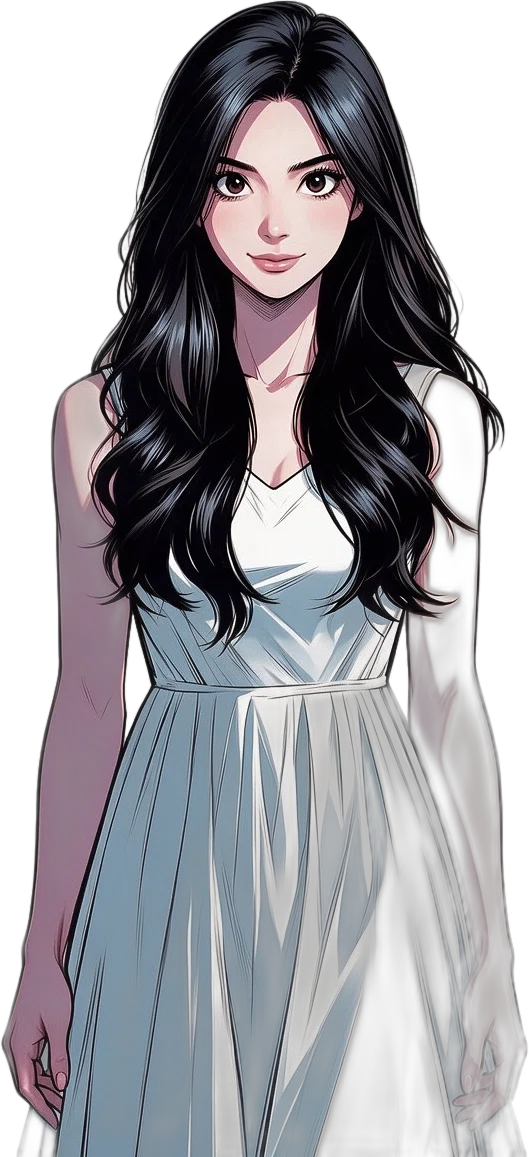
#> input picture docs/agent/evidence/p5/_new_cutout.png, 529 x 1157 px
$ python _tmp_new_crops.py
#> lines starting #> are read from the running program, lines starting #| are printed output that depends on the picture; after the words box and inside, x2 and y2 are one past the last pixel; in counts of white or black regions, pixels touching at a corner belong together
# -*- coding: utf-8 -*-
r"""按这张图**真实的解剖比例**做三种裁切，并排对照，再用眼睛选一个。

上一版测量把"脸"算成 412px 高（占全身 35.6%）——那是**脸+脖子+胸口**的肤色
连成一片导致的。真实的头在这张图里约 y[0..290]、脸约 y[110..290]。
所以这里不再靠自动判据，直接**按已知结构手工定裁切线**，出图看效果。

裁切候选（都缩到 128 画布，角色贴底）:
  A 取到胸口  y[0..470]    —— 和上一轮半身像最接近，脸最大
  B 取到腰    y[0..700]    —— 能看见腰带，身形更完整，脸略小
  C 取到大腿  y[0..900]    —— 更完整，脸明显小
  D 全身      y[0..1157]   —— 最完整，脸最小（几乎认不出）
"""
from pathlib import Path

import numpy as np
from PIL import Image, ImageDraw

ROOT = Path(__file__).resolve().parents[4]
OUT = ROOT / "docs" / "agent" / "evidence" / "p5"
cut = Image.open(OUT / "_new_cutout.png").convert("RGBA")
#> cut is the input picture: PIL image 529x1157 RGBA; mean R, G, B, A 68.1, 67.1, 72.4, 149.3
W0, H0 = cut.size
#> W0 = 529; H0 = 1157
print(f"抠图 {W0}×{H0}")
#| 抠图 529×1157

# 先算出角色在抠图里的紧包围盒（去掉背景残影）
a = np.asarray(cut)
op = a[:, :, 3] > 64          # 阈值放宽到 64，避开半透明残影
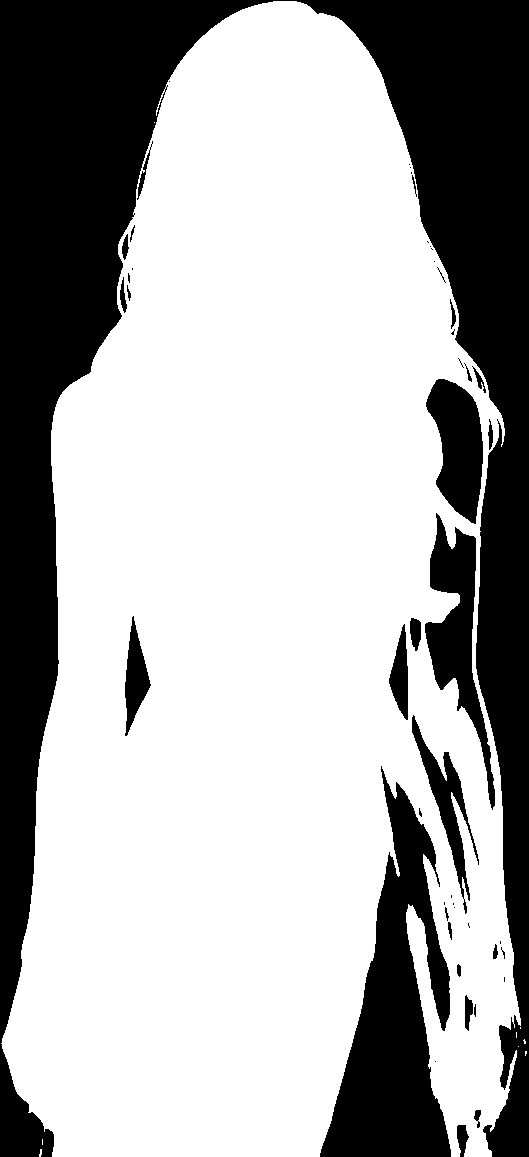
#> op: shape (1157, 529) bool; 67.3% white; 49 black regions (23 under 20 px), largest, box (x1, y1, x2, y2) and area: (0, 0, 529, 1157) 156134, (320, 766, 451, 1157) 24294, (425, 513, 495, 810) 7049
ys, xs = np.where(op)
y0, y1, x0, x1 = int(ys.min()), int(ys.max()), int(xs.min()), int(xs.max())
#> y0 = 1; y1 = 1156; x0 = 1; x1 = 526
print(f"紧包围盒（alpha>64）x[{x0}..{x1}] y[{y0}..{y1}]  "
      f"{x1-x0+1}×{y1-y0+1}")
#| 紧包围盒（alpha>64）x[1..526] y[1..1156]  526×1156
ch = y1 - y0 + 1
#> ch = 1156

CROPS = [
    ("A_取到胸口", 0.405),
    ("B_取到腰",   0.605),
    ("C_取到大腿", 0.78),
    ("D_全身",     1.00),
]

TARGET = 128
results = []
tiles = []
for name, frac in CROPS:
    keep = int(ch * frac)
    bust = cut.crop((x0, y0, x1 + 1, y0 + keep))
    bw, bh = bust.size
    # 先按高适配 128，若宽超了再按宽适配
    scale = TARGET / bh
    if bw * scale > TARGET:
        scale = TARGET / bw
    w, h = max(1, int(round(bw * scale))), max(1, int(round(bh * scale)))
    s = bust.resize((w, h), Image.LANCZOS)
    cv = Image.new("RGBA", (TARGET, TARGET), (0, 0, 0, 0))
    ox = (TARGET - w) // 2
    oy = TARGET - 1 - h              # 贴底
    cv.alpha_composite(s, (ox, max(0, oy)))
    p = OUT / f"_comp_{name}.png"
    cv.save(p)
    # 量结果里的角色包围盒与"头部"（取上部 1/3 之前的脸区）
    aa = np.asarray(cv)
    yy, xx = np.where(aa[:, :, 3] > 16)
    ry0, ry1, rx0, rx1 = int(yy.min()), int(yy.max()), int(xx.min()), int(xx.max())
    # 脸：原始脸区 y[110..290] 映射到结果
    face_src_h = 290 - 110
    face_h = face_src_h * scale
    # 眼睛所在（原图约 y=185）映射
    eye_res = (185 - y0) * scale + max(0, oy)
    results.append((name, frac, f"{w}×{h}", f"y[{ry0}..{ry1}]", f"{face_h:.0f}",
                    f"{eye_res:.0f}", p.name))
    tiles.append((name, cv, face_h, eye_res))
#> this loop made 4 passes
#> (keep, ry0, ry1, rx0, rx1, eye_res) on passes 1 to 4: (468, 13, 126, 12, 122, 57.78), (699, 0, 127, 25, 107, 33.69), (901, 0, 127, 30, 97, 26.14), (1156, 0, 127, 35, 92, 20.37)
#> pass 1, `bust = cut.crop((x0, y0, x1 + 1, y0 + keep))`:
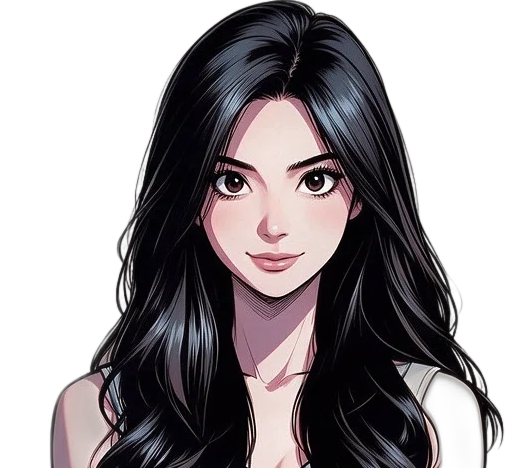
#> bust: PIL image 526x468 RGBA; mean R, G, B, A 43.2, 37.8, 40.4, 138.1; transparent parts drawn white
#> pass 1, `cv.save(p)`:
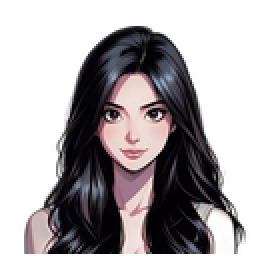
#> saved as _comp_A_取到胸口.png: PIL image 128x128 RGBA (shown 2 times larger); mean R, G, B, A 37.7, 33, 35.2, 123.1; transparent parts drawn white
#> after the loop:
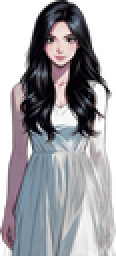
#> s: PIL image 58x128 RGBA (shown 2 times larger); mean R, G, B, A 69.8, 68.3, 73.9, 150.4; transparent parts drawn white
#> after the loop, results = 4 items; tiles = 4 items

print()
print("  构图         原高比例   缩放后    角色y范围      脸高   眼睛y   文件")
print("  " + "-" * 76)
for name, frac, sz, yr, fh, ey, fn in results:
    print(f"  {name:<12} {frac:>5.0%}   {sz:<9} {yr:<13} {fh:>4}px  {ey:>4}    {fn}")
#> this loop made 4 passes
#> (name, frac, sz, yr, fh, ey, fn) on passes 1 to 4: ('A_取到胸口', 0.405, '128×114', 'y[13..126]', '44', '58', '_comp_A_取到胸口.png'), ('B_取到腰', 0.605, '96×128', 'y[0..127]', '33', '34', '_comp_B_取到腰.png'), ('C_取到大腿', 0.78, '75×128', 'y[0..127]', '26', '26', '_comp_C_取到大腿.png'), ('D_全身', 1, '58×128', 'y[0..127]', '20', '20', '_comp_D_全身.png')
#|   A_取到胸口         40%   128×114   y[13..126]      44px    58    _comp_A_取到胸口.png
#|   B_取到腰          60%   96×128    y[0..127]       33px    34    _comp_B_取到腰.png
#|   C_取到大腿         78%   75×128    y[0..127]       26px    26    _comp_C_取到大腿.png
#|   D_全身          100%   58×128    y[0..127]       20px    20    _comp_D_全身.png

print()
# ---- 并排对照图（4 倍放大 + 真实尺寸）----
Z = 4
TILE = TARGET * Z
PAD = 10
LABEL = 20
CW = len(tiles) * (TILE + PAD) + PAD
#> CW = 2098
CH = LABEL * 2 + TILE + 140
canvas = Image.new("RGB", (CW, CH), (246, 246, 250))
d = ImageDraw.Draw(canvas)
d.text((PAD, 4), "新立绘四种裁切对照（上=4倍放大，下=真实 127px 桌面观感）",
       fill=(24, 24, 34))
for i, (name, cv, fh, ey) in enumerate(tiles):
    x = PAD + i * (TILE + PAD)
    tile = Image.new("RGB", (TILE, TILE), (255, 255, 255))
    big = cv.resize((TILE, TILE), Image.NEAREST)
    tile.paste(big, (0, 0), big)
    canvas.paste(tile, (x, LABEL))
    d.text((x + 4, LABEL + TILE + 3), f"{name}  脸高约 {fh:.0f}px", fill=(70, 70, 90))
    real = cv.resize((127, 127), Image.LANCZOS)
    band = Image.new("RGB", (TILE, 135), (234, 236, 242))
    band.paste(real, ((TILE - 127) // 2, 4), real)
    canvas.paste(band, (x, LABEL * 2 + TILE))
#> this loop made 4 passes
#> (name, fh, ey, x) on passes 1 to 4: ('A_取到胸口', 43.8, 57.78, 10), ('B_取到腰', 32.96, 33.69, 532), ('C_取到大腿', 25.57, 26.14, 1054), ('D_全身', 19.93, 20.37, 1576)
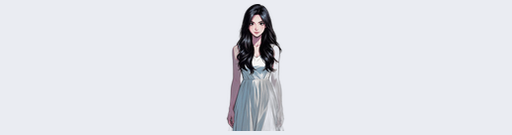
#> band: PIL image 512x135 RGB; mean R, G, B 225.4, 227.2, 233.3
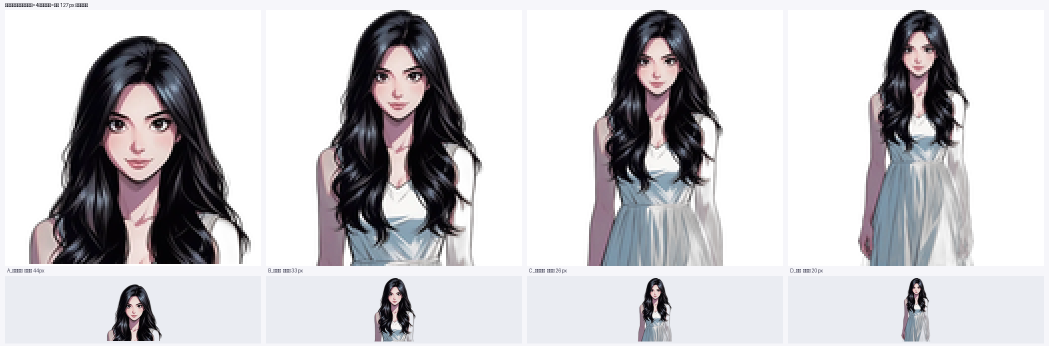
#> canvas: PIL image 2098x692 RGB (shown at 1/2 size); mean R, G, B 200.4, 199, 202.2
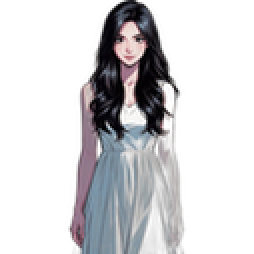
#> real: PIL image 127x127 RGBA (shown 2 times larger); mean R, G, B, A 32.3, 31.6, 34.1, 68.2; transparent parts drawn white
p = OUT / "_new_crop_compare.png"
canvas.save(p)
print(f"对照图: {p.name}  ({CW}×{CH})")
#| 对照图: _new_crop_compare.png  (2098×692)
print()
print("判断要点：脸高 ≥ 30px 时五官清楚；眼睛的 y 位置决定后面眨眼框画在哪。")

$ run again, with docs/agent/evidence/p5/_base_xinya2.png copied over docs/agent/evidence/p5/_new_cutout.png
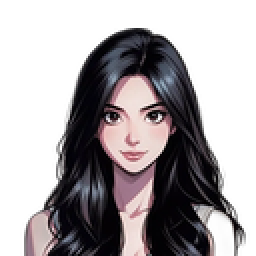
#> input picture docs/agent/evidence/p5/_base_xinya2.png, 128 x 128 px (shown 2 times larger)
#> cut is the input picture: PIL image 128x128 RGBA; mean R, G, B, A 37.7, 33, 35.2, 123.1
#| 抠图 128×128
#> `op = a[:, :, 3] > 64`:
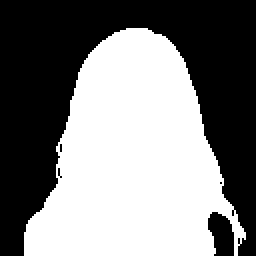
#> op: shape (128, 128) bool (shown 2 times larger); 49.9% white; 1 white region, box (x1, y1, x2, y2) and area: (12, 14, 123, 128) 8175
#> ys = 8175 values from 14 to 127; xs = 8175 values, max 122 at index 7092, min 12 at index 6993, mean 66
#> y0 = 14; y1 = 127; x0 = 12; x1 = 122
#| 紧包围盒（alpha>64）x[12..122] y[14..127]  111×114
#> ch = 114
#> the loop `for name, frac in CROPS:` made 4 passes
#> (keep, ry0, ry1, rx0, rx1, eye_res) on passes 1 to 4: (46, 74, 126, 23, 102, 271.2), (68, 49, 126, 18, 111, 246.2), (88, 26, 126, 11, 118, 223.2), (114, 0, 127, 1, 125, 192)
#> after the loop `for name, frac in CROPS:`: results = 4 items
#> the loop `for name, frac, sz, yr, fh, ey, fn in results:` made 4 passes
#> (name, frac, sz, yr, fh, ey, fn) on passes 1 to 4: ('A_取到胸口', 0.405, '128×53', 'y[74..126]', '208', '271', '_comp_A_取到胸口.png'), ('B_取到腰', 0.605, '128×78', 'y[49..126]', '208', '246', '_comp_B_取到腰.png'), ('C_取到大腿', 0.78, '128×101', 'y[26..126]', '208', '223', '_comp_C_取到大腿.png'), ('D_全身', 1, '125×128', 'y[0..127]', '202', '192', '_comp_D_全身.png')
#> (printed output is left out)
#> CW = 2098
#> the loop `for i, (name, cv, fh, ey) in enumerate(tiles):` made 4 passes
#> (name, fh, ey, x) on passes 1 to 4: ('A_取到胸口', 207.6, 271.2, 10), ('B_取到腰', 207.6, 246.2, 532), ('C_取到大腿', 207.6, 223.2, 1054), ('D_全身', 202.1, 192, 1576)
#> after the loop `for i, (name, cv, fh, ey) in enumerate(tiles):`:
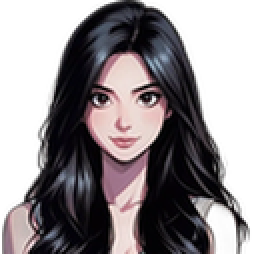
#> real: PIL image 127x127 RGBA (shown 2 times larger); mean R, G, B, A 47.7, 41.8, 44.6, 155.6; transparent parts drawn white
#| 对照图: _new_crop_compare.png  (2098×692)

$ run again, with docs/agent/evidence/p5/_base_xinya2_zoom.png copied over docs/agent/evidence/p5/_new_cutout.png
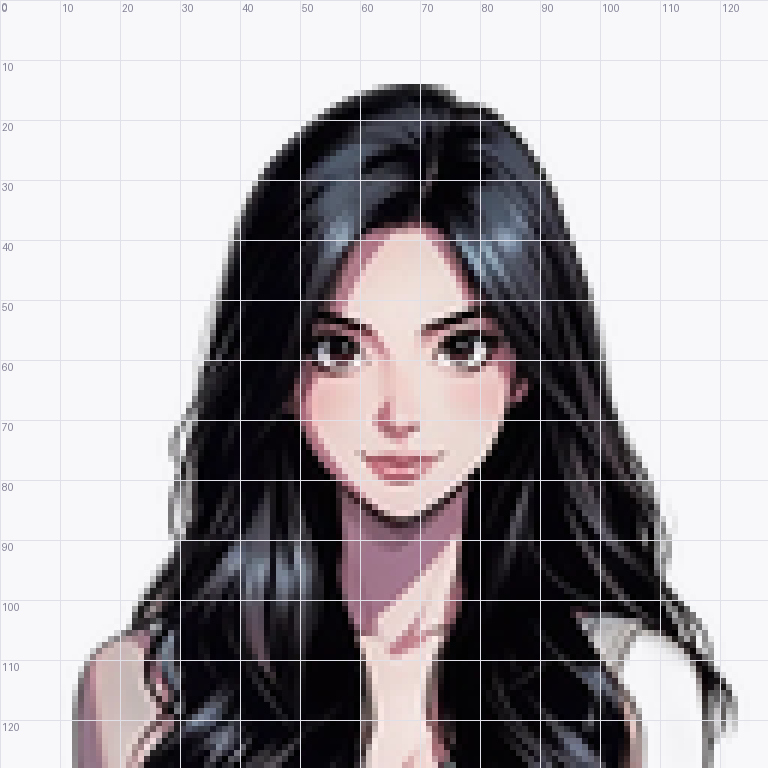
#> input picture docs/agent/evidence/p5/_base_xinya2_zoom.png, 768 x 768 px
#| 抠图 768×768
#> op: shape (768, 768) bool; every value is 1
#> y0 = 0; y1 = 767; x0 = 0; x1 = 767
#| 紧包围盒（alpha>64）x[0..767] y[0..767]  768×768
#> ch = 768
#> the loop `for name, frac in CROPS:` made 4 passes
#> (keep, ry0, ry1, eye_res) on passes 1 to 4: (311, 75, 126, 105.8), (464, 50, 126, 80.83), (599, 27, 126, 57.83), (768, 0, 127, 30.83)
#> pass 1, `cv.save(p)`:
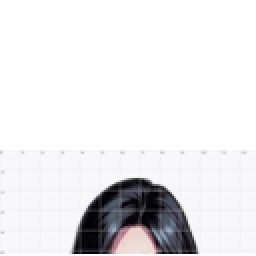
#> saved as _comp_A_取到胸口.png: PIL image 128x128 RGBA (shown 2 times larger); mean R, G, B, A 81.3, 80.9, 82.3, 103.6; transparent parts drawn white
#> after the loop `for name, frac in CROPS:`: results = 4 items
#> the loop `for name, frac, sz, yr, fh, ey, fn in results:` made 4 passes
#> (name, frac, sz, yr, ey, fn) on passes 1 to 4: ('A_取到胸口', 0.405, '128×52', 'y[75..126]', '106', '_comp_A_取到胸口.png'), ('B_取到腰', 0.605, '128×77', 'y[50..126]', '81', '_comp_B_取到腰.png'), ('C_取到大腿', 0.78, '128×100', 'y[27..126]', '58', '_comp_C_取到大腿.png'), ('D_全身', 1, '128×128', 'y[0..127]', '31', '_comp_D_全身.png')
#> (printed output is left out)
#> CW = 2098
#> the loop `for i, (name, cv, fh, ey) in enumerate(tiles):` made 4 passes
#> (name, ey, x) on passes 1 to 4: ('A_取到胸口', 105.8, 10), ('B_取到腰', 80.83, 532), ('C_取到大腿', 57.83, 1054), ('D_全身', 30.83, 1576)
#> after the loop `for i, (name, cv, fh, ey) in enumerate(tiles):`:
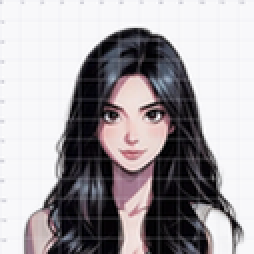
#> real: PIL image 127x127 RGBA (shown 2 times larger); mean R, G, B, A 165.7, 161.3, 164.6, 255
#| 对照图: _new_crop_compare.png  (2098×692)

$ run again, with docs/agent/evidence/p5/_bk2_A.png copied over docs/agent/evidence/p5/_new_cutout.png
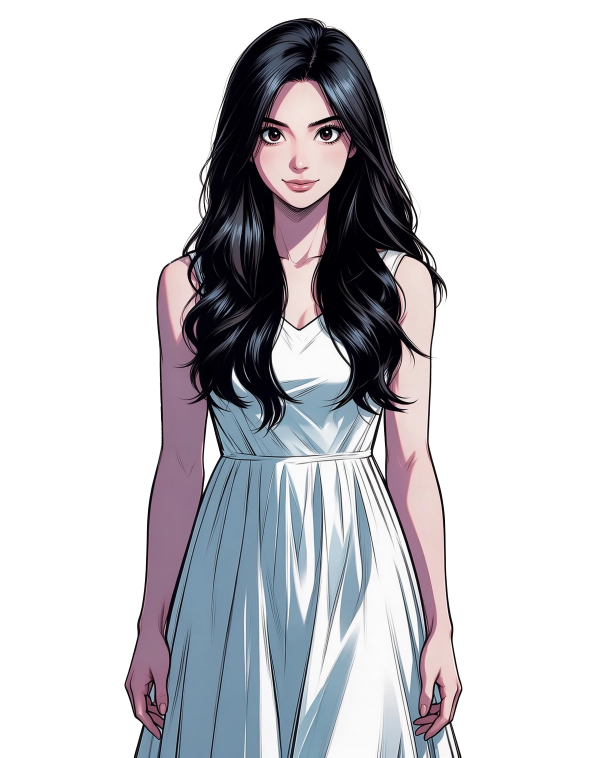
#> input picture docs/agent/evidence/p5/_bk2_A.png, 1792 x 2272 px (shown at 1/3 size)
#> cut is the input picture: PIL image 1792x2272 RGBA; mean R, G, B, A 201.4, 200.9, 205.2, 105.1
#| 抠图 1792×2272
#> op: shape (2272, 1792) bool; 41.3% white; 7 white regions (6 under 20 px), largest, box (x1, y1, x2, y2) and area: (373, 54, 1387, 2272) 1681503
#> y0 = 54; y1 = 2271; x0 = 373; x1 = 1386
#| 紧包围盒（alpha>64）x[373..1386] y[54..2271]  1014×2218
#> ch = 2218
#> the loop `for name, frac in CROPS:` made 4 passes
#> (keep, ry0, ry1, rx0, rx1, eye_res) on passes 1 to 4: (898, 14, 126, 12, 122, 30.54), (1341, 0, 127, 24, 107, 12.5), (1730, 0, 127, 30, 97, 9.69), (2218, 0, 127, 34, 92, 7.56)
#> after the loop `for name, frac in CROPS:`: results = 4 items
#> the loop `for name, frac, sz, yr, fh, ey, fn in results:` made 4 passes
#> (name, frac, sz, yr, fh, ey, fn) on passes 1 to 4: ('A_取到胸口', 0.405, '128×113', 'y[14..126]', '23', '31', '_comp_A_取到胸口.png'), ('B_取到腰', 0.605, '97×128', 'y[0..127]', '17', '13', '_comp_B_取到腰.png'), ('C_取到大腿', 0.78, '75×128', 'y[0..127]', '13', '10', '_comp_C_取到大腿.png'), ('D_全身', 1, '59×128', 'y[0..127]', '10', '8', '_comp_D_全身.png')
#> (printed output is left out)
#> CW = 2098
#> the loop `for i, (name, cv, fh, ey) in enumerate(tiles):` made 4 passes
#> (name, fh, ey, x) on passes 1 to 4: ('A_取到胸口', 22.72, 30.54, 10), ('B_取到腰', 17.18, 12.5, 532), ('C_取到大腿', 13.32, 9.69, 1054), ('D_全身', 10.39, 7.56, 1576)
#> after the loop `for i, (name, cv, fh, ey) in enumerate(tiles):`:
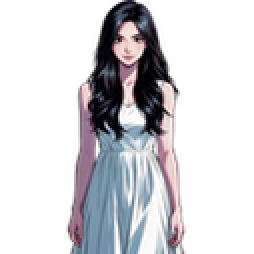
#> real: PIL image 127x127 RGBA (shown 2 times larger); mean R, G, B, A 46.9, 46.3, 49.8, 87.5; transparent parts drawn white
#| 对照图: _new_crop_compare.png  (2098×692)
